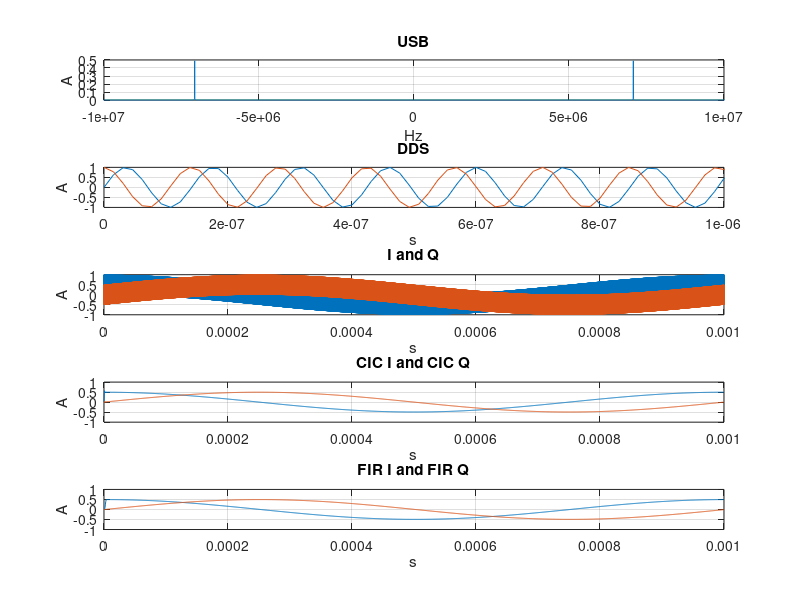

Write the MATLAB code that produced this figure.
# y = ssbmod(x, fc, fs, phi, band)
# x - message signal
# fc - carrier frequency
# fs - sampling frequency

# fftshift(x)
# for use with the fft and ifft functions
# performs a shift of the vector x, in order to move the frequency 0 to the center of the vector

# y = decimate(x, q, n, "fir")
# downsample the signal x by a reduction factor of q
# a lowpass antialiasing filter is applied to the signal, prior to reducing the input sequence
# by default, an order n Chebyshev type I filter is used
# if n is not specified, the default is 8
# if the optional argument "fir" is given, an order n FIR filter is used, with a default order of 30 if n is not given

addpath("C:\Users\Martin Stoyanov\IdeaProjects\va3aui\matlab")
pkg load communications
pkg load signal
clear all
close all
clc

fa = 1e3
fc = 7.074e6
fs = 65e6
t = 0 : 1/fs : 1e-3

audio = sin(2*pi*fa*t)
usb = ssbmod(audio, fc, fs, 0, "upper")


figure(1)
subplot(5, 1, 1)
{
  df = -fs/2 : 1e3 : fs/2
}
plot(df, abs(fftshift(fft(usb)/length(df))))
axis([-10e6, 10e6, 0, 0.5])
title('USB')
xlabel('Hz')
ylabel('A')
grid on
{
  dds_sin = sin(2*pi*fc*t)
  dds_cos = cos(2*pi*fc*t)
}
subplot(5, 1, 2)
plot(t, dds_sin)
hold on
plot(t, dds_cos)
hold off
axis([0, 1e-6, -1, 1])
title('DDS')
xlabel('s')
ylabel('A')
grid on
{
  i = dds_sin.*usb
  q = dds_cos.*usb
}
subplot(5, 1, 3)
plot(t, i)
hold on
plot(t, q)
hold off
axis([0, 1e-3, -1, 1])
title('I and Q')
xlabel('s')
ylabel('A')
grid on
subplot(5, 1, 4)
{
  dec_factor = 37
  cic_i = decimate(i, dec_factor)
  cic_q = decimate(q, dec_factor)
  fs = fs/dec_factor
  fc = fc/dec_factor
  t = 0 : 1/fs : 1e-3
}
plot(t, cic_i)
hold on
plot(t, cic_q)
hold off
axis([0, 1e-3, -1, 1])
title('CIC I and CIC Q')
xlabel('s')
ylabel('A')
grid on
subplot(5, 1, 5)
{
  n = 8
  wn = fc/(fs/2)
  b = fir1(n-1, wn)
  fir_i = filter(b, 1, cic_i)
  fir_q = filter(b, 1, cic_q)
}
plot(t, fir_i)
hold on
plot(t, fir_q)
hold off
axis([0, 1e-3, -1, 1])
title('FIR I and FIR Q')
xlabel('s')
ylabel('A')
grid on

